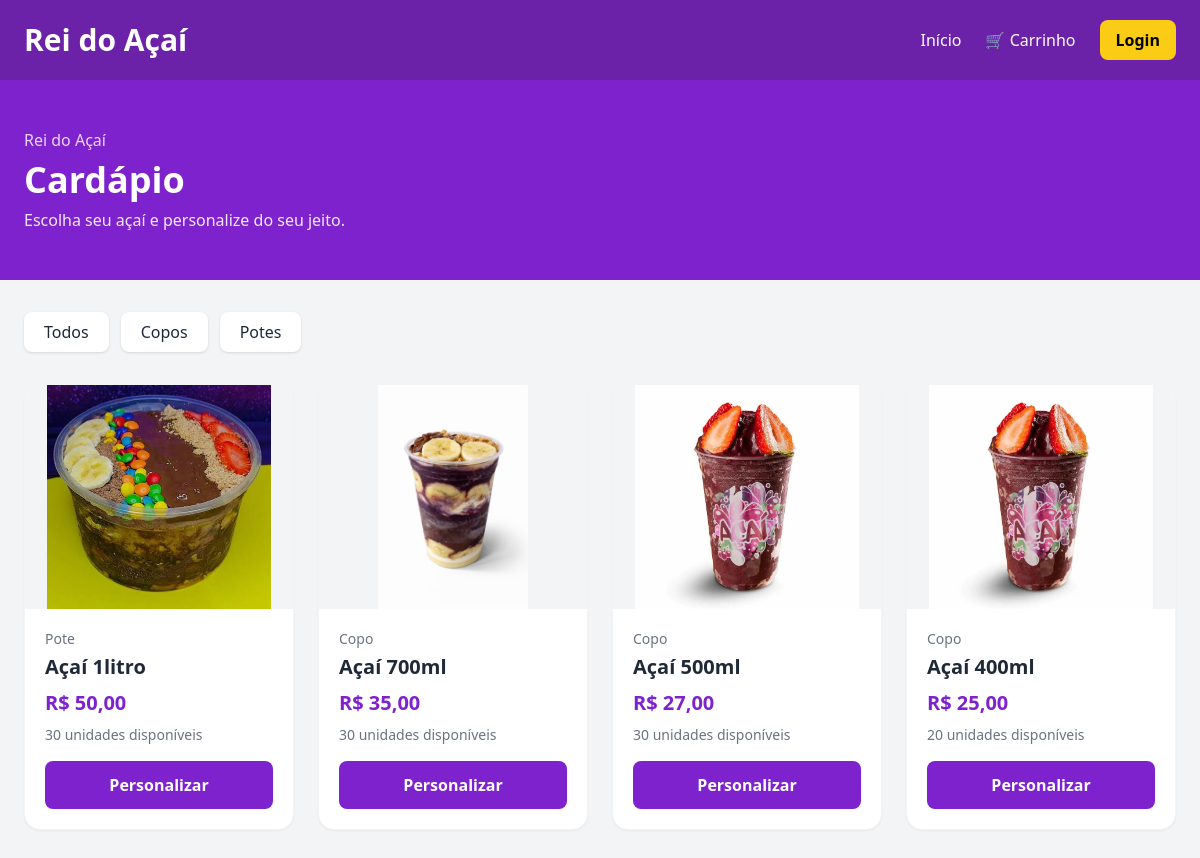
Screenshot of /cliente/cardapio.php with the database file from the repository.
### tables this page shows
CREATE TABLE PRODUTO(
ID_PROD INT NOT NULL AUTO_INCREMENT PRIMARY KEY,
NOME_PROD VARCHAR(30),
TIPO_PROD VARCHAR(30),
VALOR_PROD DECIMAL(5,2),
ESTOQUE INTEGER,
IMAGEM VARCHAR(255)
);

### cliente/cardapio.php (the view, shortened to what this page needs)
<?php
require_once "../config/conexao.php";
$categoria = $_GET["categoria"] ?? "Todos";
if ($categoria === "Todos") {
    $sql_produtos = "
        SELECT
            ID_PROD,
            NOME_PROD,
            TIPO_PROD,
            VALOR_PROD,
            ESTOQUE,
            IMAGEM
        FROM PRODUTO
        WHERE ESTOQUE > 0
        ORDER BY ID_PROD DESC
    ";
    $stmt_produtos = $conexao->prepare($sql_produtos);
}
$stmt_produtos->execute();
$resultado_produtos =
    $stmt_produtos->get_result();
?>
<!DOCTYPE html>
<html lang="pt-br">
<head>
    <script src="https://cdn.tailwindcss.com"></script>
</head>
<body class="bg-gray-100 text-gray-800">
<header class="bg-purple-800 text-white">
    <div
        class="max-w-7xl mx-auto px-6 py-5 flex justify-between items-center">
        <a
            href="../index.php"
            class="text-3xl font-bold">
            Rei do Açaí
        </a>
        <nav class="flex items-center gap-6">
            <a
                href="../index.php"
                class="hover:text-yellow-300 transition">
                Início
            </a>
            <a
                href="carrinho.php"
                class="hover:text-yellow-300 transition">
                🛒 Carrinho
            </a>
            <a
                href="../loginusuario.php"
                class="bg-yellow-400 text-black px-4 py-2 rounded-lg font-bold hover:bg-yellow-300 transition">
                Login
            </a>
        </nav>
    </div>
</header>
<section class="bg-purple-700 text-white py-12">
    <div class="max-w-7xl mx-auto px-6">
        <p class="text-purple-200 mb-2">
            Rei do Açaí
        </p>
        <h1 class="text-4xl font-bold">
            Cardápio
        </h1>
        <p class="mt-2 text-purple-100">
            Escolha seu açaí e personalize do seu jeito.
        </p>
    </div>
</section>
<section class="max-w-7xl mx-auto px-6 py-8">
    <div class="flex flex-wrap gap-3">
        <a
            href="cardapio.php"
            class="px-5 py-2 rounded-lg bg-white shadow hover:bg-purple-100 transition">
            Todos
        </a>
        <a
            href="cardapio.php?categoria=Copo"
            class="px-5 py-2 rounded-lg bg-white shadow hover:bg-purple-100 transition">
            Copos
        </a>
        <a
            href="cardapio.php?categoria=Pote"
            class="px-5 py-2 rounded-lg bg-white shadow hover:bg-purple-100 transition">
            Potes
        </a>
    </div>
</section>
<main class="max-w-7xl mx-auto px-6 pb-16">
    <?php if ($resultado_produtos->num_rows > 0): ?>
        <div
            class="grid grid-cols-1 sm:grid-cols-2 lg:grid-cols-4 gap-6">
            <?php while ($produto = $resultado_produtos->fetch_assoc()): ?>
                <div
                    class="bg-white rounded-2xl shadow-sm border border-gray-100 overflow-hidden hover:shadow-lg transition">
                    <div
                        class="h-56 bg-gray-100 flex items-center justify-center overflow-hidden">
                        <?php if (!empty($produto["IMAGEM"])): ?>
                            <img
                                src="../<?php echo htmlspecialchars($produto["IMAGEM"]); ?>"
                                alt="<?php echo htmlspecialchars($produto["NOME_PROD"]); ?>"
                                class="w-full h-full object-contain">
                        <?php else: ?>
                            <span class="text-gray-400">
                                Sem imagem
                            </span>
                        <?php endif; ?>
                    </div>
                    <div class="p-5">
                        <p
                            class="text-sm text-gray-500 mb-1">
                            <?php echo htmlspecialchars($produto["TIPO_PROD"]); ?>
                        </p>
                        <h2 class="text-xl font-bold">
                            <?php echo htmlspecialchars($produto["NOME_PROD"]); ?>
                        </h2>
                        <p
                            class="text-purple-700 text-xl font-bold mt-2">
                            R$
                            <?php echo number_format(
                                $produto["VALOR_PROD"],
                                2,
                                ",",
                                "."
                            ); ?>
                        </p>
                        <p
                            class="text-sm text-gray-500 mt-2">
                            <?php echo $produto["ESTOQUE"]; ?>
                            unidades disponíveis
                        </p>
                        <button
                            type="button"
                            class="btn-produto mt-4 w-full bg-purple-700 text-white py-3 rounded-lg font-semibold hover:bg-purple-800 transition"
                            data-id="<?php echo $produto["ID_PROD"]; ?>"
                            data-nome="<?php echo htmlspecialchars($produto["NOME_PROD"]); ?>"
                            data-preco="<?php echo $produto["VALOR_PROD"]; ?>"
                            data-imagem="<?php echo htmlspecialchars($produto["IMAGEM"]); ?>"
                            data-estoque="<?php echo $produto["ESTOQUE"]; ?>">
                            Personalizar
                        </button>
                    </div>
                </div>
            <?php endwhile; ?>
        </div>
    <?php endif; ?>
</main>
</body>
</html>

### rows the page displays
produto: IMAGEM (picture), TIPO_PROD "Pote", NOME_PROD "Açaí 1litro", VALOR_PROD "50,00", ESTOQUE "30"
produto: IMAGEM (picture), TIPO_PROD "Copo", NOME_PROD "Açaí 700ml", VALOR_PROD "35,00", ESTOQUE "30"
produto: IMAGEM (picture), TIPO_PROD "Copo", NOME_PROD "Açaí 500ml", VALOR_PROD "27,00", ESTOQUE "30"
produto: IMAGEM (picture), TIPO_PROD "Copo", NOME_PROD "Açaí 400ml", VALOR_PROD "25,00", ESTOQUE "20"
